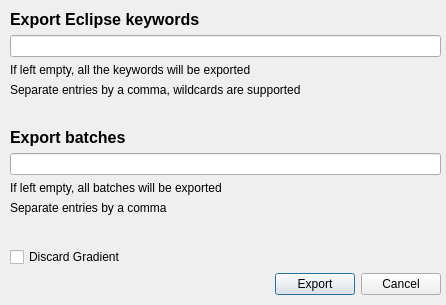
<?xml version="1.0" encoding="UTF-8"?>
<ui version="4.0">
 <class>Dialog</class>
 <widget class="QDialog" name="Dialog">
  <property name="windowModality">
   <enum>Qt::ApplicationModal</enum>
  </property>
  <property name="geometry">
   <rect>
    <x>0</x>
    <y>0</y>
    <width>446</width>
    <height>305</height>
   </rect>
  </property>
  <property name="windowTitle">
   <string>Export data</string>
  </property>
  <widget class="QWidget" name="verticalLayoutWidget">
   <property name="geometry">
    <rect>
     <x>10</x>
     <y>10</y>
     <width>431</width>
     <height>285</height>
    </rect>
   </property>
   <layout class="QVBoxLayout" name="verticalLayout">
    <item>
     <widget class="QLabel" name="label">
      <property name="font">
       <font>
        <pointsize>12</pointsize>
        <weight>75</weight>
        <bold>true</bold>
       </font>
      </property>
      <property name="text">
       <string>Export Eclipse keywords</string>
      </property>
     </widget>
    </item>
    <item>
     <widget class="QLineEdit" name="keywords_txt"/>
    </item>
    <item>
     <widget class="QLabel" name="label_2">
      <property name="text">
       <string>If left empty, all the keywords will be exported</string>
      </property>
     </widget>
    </item>
    <item>
     <widget class="QLabel" name="label_3">
      <property name="text">
       <string>Separate entries by a comma, wildcards are supported</string>
      </property>
     </widget>
    </item>
    <item>
     <spacer name="verticalSpacer_2">
      <property name="orientation">
       <enum>Qt::Vertical</enum>
      </property>
      <property name="sizeHint" stdset="0">
       <size>
        <width>20</width>
        <height>40</height>
       </size>
      </property>
     </spacer>
    </item>
    <item>
     <widget class="QLabel" name="label_4">
      <property name="text">
       <string>&lt;html&gt;&lt;head/&gt;&lt;body&gt;&lt;p&gt;&lt;span style=&quot; font-size:12pt; font-weight:600;&quot;&gt;Export batches&lt;/span&gt;&lt;/p&gt;&lt;/body&gt;&lt;/html&gt;</string>
      </property>
     </widget>
    </item>
    <item>
     <widget class="QLineEdit" name="batches_txt"/>
    </item>
    <item>
     <widget class="QLabel" name="label_5">
      <property name="text">
       <string>If left empty, all batches will be exported</string>
      </property>
     </widget>
    </item>
    <item>
     <widget class="QLabel" name="label_6">
      <property name="text">
       <string>Separate entries by a comma</string>
      </property>
     </widget>
    </item>
    <item>
     <spacer name="verticalSpacer">
      <property name="orientation">
       <enum>Qt::Vertical</enum>
      </property>
      <property name="sizeHint" stdset="0">
       <size>
        <width>20</width>
        <height>40</height>
       </size>
      </property>
     </spacer>
    </item>
    <item>
     <widget class="QCheckBox" name="discard_gradient_cbx">
      <property name="toolTip">
       <string>If checked the export will not contain gradient simulations</string>
      </property>
      <property name="text">
       <string>Discard Gradient</string>
      </property>
     </widget>
    </item>
    <item>
     <layout class="QHBoxLayout" name="horizontalLayout_2">
      <item>
       <spacer name="horizontalSpacer">
        <property name="orientation">
         <enum>Qt::Horizontal</enum>
        </property>
        <property name="sizeHint" stdset="0">
         <size>
          <width>40</width>
          <height>20</height>
         </size>
        </property>
       </spacer>
      </item>
      <item>
       <widget class="QPushButton" name="export_btn">
        <property name="text">
         <string>Export</string>
        </property>
       </widget>
      </item>
      <item>
       <widget class="QPushButton" name="cancel_btn">
        <property name="text">
         <string>Cancel</string>
        </property>
       </widget>
      </item>
     </layout>
    </item>
   </layout>
  </widget>
 </widget>
 <resources/>
 <connections/>
</ui>
